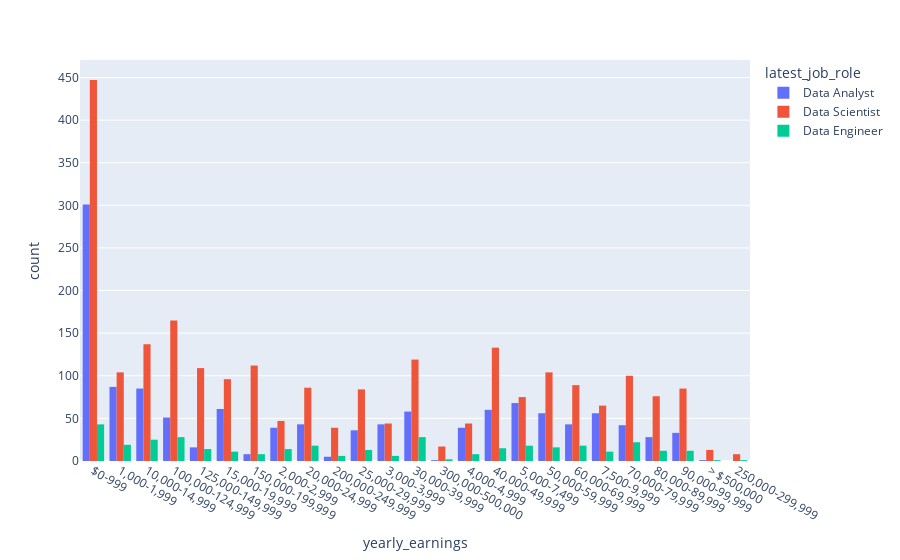

Notebook code cell kept with this figure:
### Code cell
fig = px.histogram(big3, x='yearly_earnings', hover_data=df.columns, color='latest_job_role', barmode='group')
fig.show()

### Figure 1 — Plotly figure (JSON) as saved in the notebook; plotly's stock layout.template omitted (floating-point values rounded to 4 significant figures; data arrays with more than 128 entries replaced by an {"elided": "..."} marker saying what was removed)
{"data": [{"alignmentgroup": "True", "bingroup": "x", "hovertemplate": "latest_job_role=Data Analyst<br>yearly_earnings=%{x}<br>count=%{y}<extra></extra>", "legendgroup": "Data Analyst", "marker": {"color": "#636efa", "pattern": {"shape": ""}}, "name": "Data Analyst", "offsetgroup": "Data Analyst", "orientation": "v", "showlegend": true, "type": "histogram", "x": {"elided": "1475 str values"}, "xaxis": "x", "yaxis": "y"}, {"alignmentgroup": "True", "bingroup": "x", "hovertemplate": "latest_job_role=Data Scientist<br>yearly_earnings=%{x}<br>count=%{y}<extra></extra>", "legendgroup": "Data Scientist", "marker": {"color": "#EF553B", "pattern": {"shape": ""}}, "name": "Data Scientist", "offsetgroup": "Data Scientist", "orientation": "v", "showlegend": true, "type": "histogram", "x": {"elided": "2676 str values"}, "xaxis": "x", "yaxis": "y"}, {"alignmentgroup": "True", "bingroup": "x", "hovertemplate": "latest_job_role=Data Engineer<br>yearly_earnings=%{x}<br>count=%{y}<extra></extra>", "legendgroup": "Data Engineer", "marker": {"color": "#00cc96", "pattern": {"shape": ""}}, "name": "Data Engineer", "offsetgroup": "Data Engineer", "orientation": "v", "showlegend": true, "type": "histogram", "x": {"elided": "437 str values"}, "xaxis": "x", "yaxis": "y"}], "layout": {"autosize": true, "barmode": "group", "legend": {"title": {"text": "latest_job_role"}, "tracegroupgap": 0}, "margin": {"t": 60}, "xaxis": {"anchor": "y", "autorange": true, "domain": [0, 1], "range": [-0.5, 24.5], "title": {"text": "yearly_earnings"}, "type": "category"}, "yaxis": {"anchor": "x", "autorange": true, "domain": [0, 1], "range": [0, 470.5], "title": {"text": "count"}}}}
